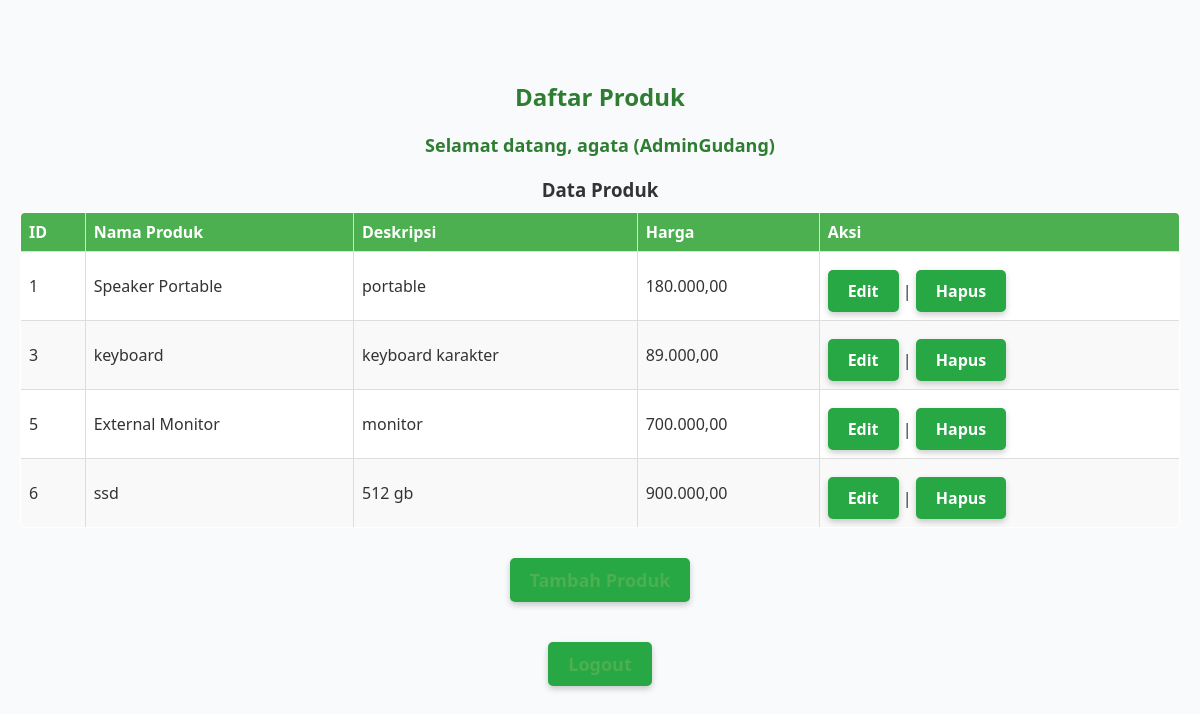
The page /products.php (signed in) on the database its author committed.
### tables this page shows
CREATE TABLE `products` (
  `id` int(11) NOT NULL,
  `name` varchar(50) NOT NULL,
  `description` text NOT NULL,
  `price` double NOT NULL,
  `created` timestamp NOT NULL DEFAULT current_timestamp() ON UPDATE current_timestamp()
);

### products.php (the view, shortened to what this page needs)
<?php
require 'connect.php';
$result = $conn->query("SELECT * FROM products");
?>
<link rel="stylesheet" href="style.css">
<h2>Daftar Produk</h2>
<p>Selamat datang, <b><?= $_SESSION['fullname']; ?></b> (<?= $_SESSION['role']; ?>)</p>
<h3>Data Produk</h3>
<table border="1">
    <thead>
        <tr>
            <th>ID</th>
            <th>Nama Produk</th>
            <th>Deskripsi</th>
            <th>Harga</th>
            <th>Aksi</th>
        </tr>
    </thead>
    <tbody>
        <?php while ($product = $result->fetch_assoc()): ?>
            <tr>
                <td><?= $product['id']; ?></td>
                <td><?= $product['name']; ?></td>
                <td><?= $product['description']; ?></td>
                <td><?= number_format($product['price'], 2, ',', '.'); ?></td>
                <td>
                    <a href="edit_product.php?id=<?= $product['id']; ?>">Edit</a> |
                    <a href="delete_product.php?id=<?= $product['id']; ?>" onclick="return confirm('Apakah Anda yakin ingin menghapus produk ini?')">Hapus</a>
                </td>
            </tr>
        <?php endwhile; ?>
    </tbody>
</table>
<p><a href="add_product.php">Tambah Produk</a></p>
<p><a href="logout.php">Logout</a></p>

### style.css (style rules this page uses)
h2 { text-align: center; color: #333; margin-top: 30px; }
p { text-align: center; font-size: 14px; }
a { color: #4CAF50; text-decoration: none; }
h2, h3 { color: #333; }
table { border-collapse: collapse; width: 100%; background-color: #fff; margin-bottom: 20px; border-radius: 5px; overflow: hidden; }
table, th, td { border: 1px solid #ccc; padding: 10px; text-align: left; }
th { background-color: #4CAF50; color: white; }
tr:nth-child(even) { background-color: #f9f9f9; }
p { font-size: 14px; }
h2 { text-align: center; color: #333; margin-top: 20px; }
h2, h3 { color: #333; text-align: center; }
table { border-collapse: collapse; width: 100%; background-color: #fff; margin: 20px 0; border-radius: 5px; overflow: hidden; }
a { color: #4CAF50; text-decoration: none; font-weight: bold; }
p { font-size: 14px; text-align: center; margin: 10px 0; }
p { text-align: center; font-size: 14px; color: red; }
* { margin: 0; padding: 0; box-sizing: border-box; font-family: Arial, sans-serif; }
h2, h3 { color: #333; text-align: center; margin-bottom: 10px; }
table { width: 100%; border-collapse: collapse; margin: 0 auto; background-color: #fff; }
table th, table td { border: 1px solid #ddd; padding: 8px; text-align: left; }
table th { background-color: #4CAF50; color: white; }
* { margin: 0; padding: 0; box-sizing: border-box; font-family: "Segoe UI", Arial, sans-serif; }
h2 { color: #2e7d32; margin-bottom: 20px; }
p { margin-bottom: 15px; font-size: 16px; }
a { color: #4CAF50; text-decoration: none; font-weight: 600; }
p a { display: inline-block; margin-top: 20px; color: #4CAF50; text-decoration: none; font-weight: 600; }
p { color: #333; font-size: 18px; margin-bottom: 20px; }
a { display: inline-block; background-color: #218838; color: white; text-decoration: none; padding: 12px 25px; border-radius: 6px; font-weight: bold; box-shadow: 0 3px 6px rgba(0, 0, 0, 0.2); }
p { font-size: 18px; color: #333; margin-bottom: 20px; }
a { color: white; background-color: #28a745; padding: 10px 20px; border-radius: 5px; text-decoration: none; font-weight: bold; display: inline-block; margin-top: 10px; }
p { color: #2e7d32; font-weight: bold; text-align: center; }

### rows shown on the page
products: id "1", name "Speaker Portable", description "portable", price "180.000,00"
products: id "3", name "keyboard", description "keyboard karakter", price "89.000,00"
products: id "5", name "External Monitor", description "monitor", price "700.000,00"
products: id "6", name "ssd", description "512 gb", price "900.000,00"

### other values the page prints
$_SESSION['fullname'] "agata"
$_SESSION['role'] "AdminGudang"
